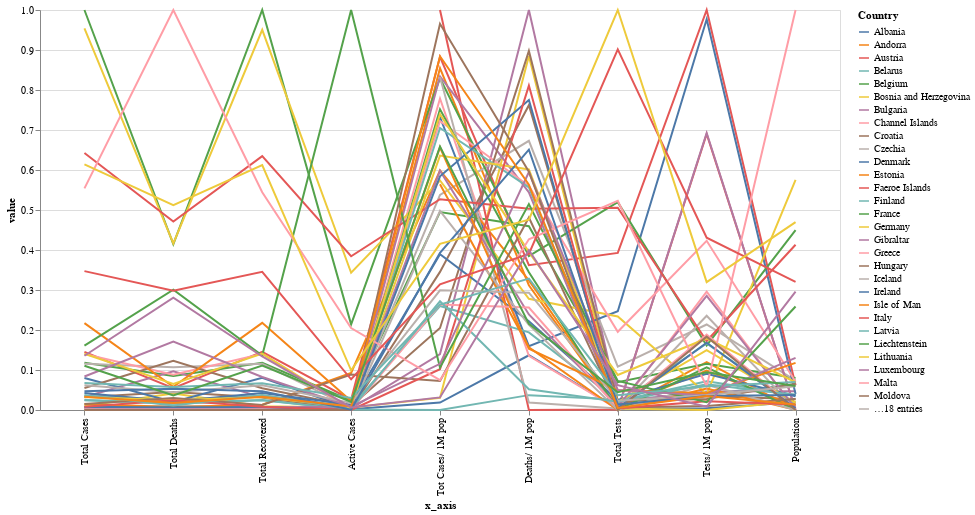

The code cell stored with this chart in its notebook:
### Code cell
chart

### Figure 1 — Vega-Lite specification as saved in the notebook (floating-point values rounded to 4 significant figures; data arrays with more than 128 entries replaced by an {"elided": "..."} marker saying what was removed)
{"config": {"view": {"continuousWidth": 400, "continuousHeight": 300}}, "data": {"name": "data-5153ae91fcc81ea586a4492c16513218"}, "mark": "line", "encoding": {"color": {"type": "nominal", "field": "Country"}, "x": {"type": "nominal", "field": "x_axis", "sort": {"field": "index", "order": "ascending"}}, "y": {"type": "quantitative", "field": "value"}}, "height": 400, "width": 800, "$schema": "https://vega.github.io/schema/vega-lite/v4.8.1.json", "datasets": {"data-5153ae91fcc81ea586a4492c16513218": {"elided": "423 records"}}}
